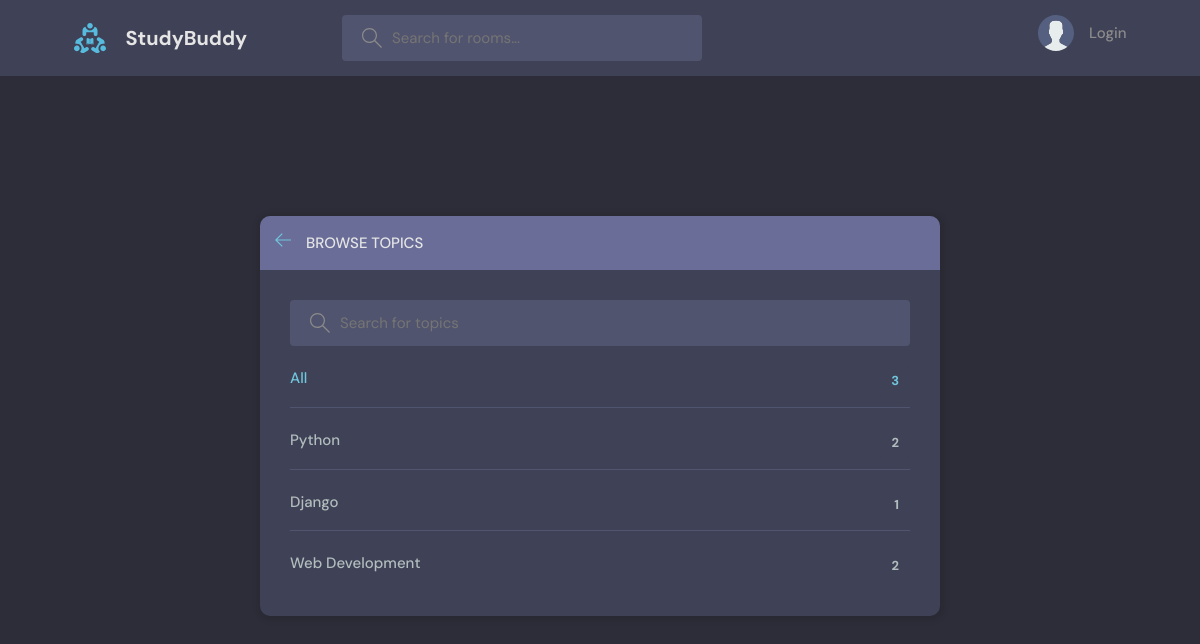
/topics/, run on an earlier commit of the app's database.
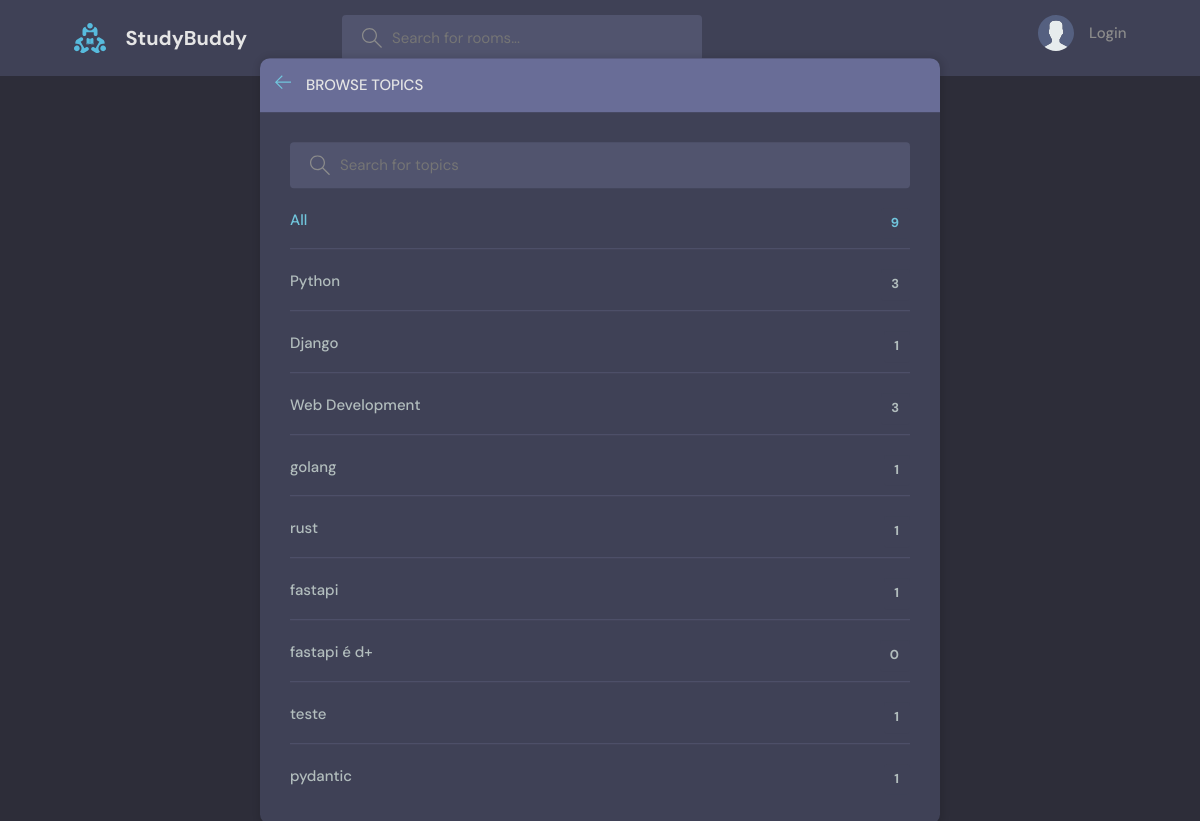
And on a later commit of the database.
### base/models.py (models this page shows, shortened)
class Topic(models.Model):
    name = models.CharField(max_length=200)

### base/views.py (the view)
# urls.py: path('topics/', views.topics_page, name='topics'),
def topics_page(request: HttpRequest):
    q = request.GET.get('q') if request.GET.get('q') is not None else ''
    topics = Topic.objects.filter(name__icontains=q)
    context = {'topics': topics}
    return render(request, 'base/topics.html', context)

### base/templates/base/topics.html (shortened to what this page needs)
{% extends "main.html" %}
{% block content %}
<main class="create-room layout">
    <div class="container">
        <div class="layout__box">
            <div class="layout__boxHeader">
                <div class="layout__boxTitle">
                    <a href="{% url 'home' %}">
                        <svg version="1.1" xmlns="http://www.w3.org/2000/svg" width="32" height="32"
                            viewBox="0 0 32 32">
                            <title>arrow-left</title>
                            <path
                                d="M13.723 2.286l-13.723 13.714 13.719 13.714 1.616-1.611-10.96-10.96h27.625v-2.286h-27.625l10.965-10.965-1.616-1.607z">
                            </path>
                        </svg>
                    </a>
                    <h3>Browse Topics</h3>
                </div>
            </div>
            <div class="topics-page layout__body">
                <form action="" method="GET" class="header__search">
                    <label>
                        <input name="q" placeholder="Search for topics" />
                    </label>
                </form>
                <ul class="topics__list">
                    <li>
                        <a href="{% url 'topics' %}" class="active">All <span>{{topics.count}}</span></a>
                    </li>
                    {% for topic in topics %}
                        <li>
                            <a href="{% url 'home' %}?q={{topic.name}}"> {{topic.name}} <span> {{topic.room_set.all.count}}
                                </span></a>
                        </li>
                    {% endfor %}
                </ul>
            </div>
        </div>
    </div>
</main>
{% endblock content %}

What changed in the data, as far as the page shows it:
computed for Topic "Python": room_set.all.count "2" → "3"
computed for Topic "Web Development": room_set.all.count "2" → "3"
added Topic: name "golang", room_set.all.count "1"
added Topic: name "rust", room_set.all.count "1"
added Topic: name "fastapi", room_set.all.count "1"
added Topic: name "fastapi é d+", room_set.all.count "0"
added Topic: name "teste", room_set.all.count "1"
added Topic: name "pydantic", room_set.all.count "1"
Also different on the page:
{{ topics.count }}: "3" → "9"
